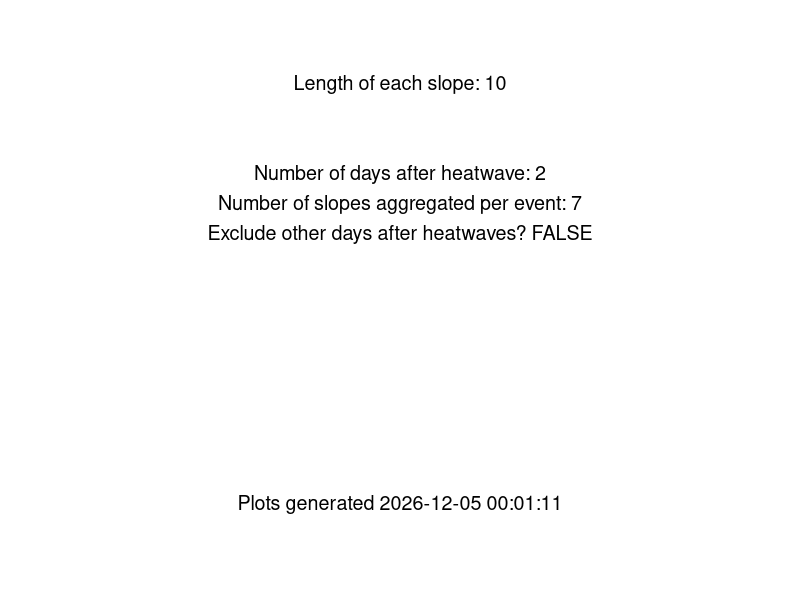

The R script that drew this image: (Note: this script raises an error after producing the figure.)
# Re-run step 3 but with the manual chlorophyll data
# updated in January 2024 to be cleaned up and allow for more flexibility

# manual chlorophyll better represents phytoplankton

# this code is also updated to fix a bug in the slope length,
# where slope length is inclusive of the current day in the rolling window

# step 3, calculate the response of chl to the heatwaves

#### install packages ####
#install and load slider library for rolling window analysis
if (!require(slider)) install.packages('slider')
library(slider) 

if (!require(plyr)) install.packages('plyr')
library(plyr)

if (!require(tidyr)) install.packages('tidyr')
library(tidyr)

if (!require(dplyr)) install.packages('dplyr')
library(dplyr)
library(tidyverse)

if (!require(zoo)) install.packages('zoo')
library(zoo)

if (!require(gganimate)) install.packages('gganimate')
library(gganimate)

if (!require(transformr)) install.packages('transformr')
library(transformr)

if (!require(ggridges)) install.packages('ggridges')
library(ggridges)

if (!require(readxl)) install.packages('readxl')
library(readxl)

if (!require(ggpubr)) install.packages('ggpubr')
library(ggpubr)

#==============================================================================#
#### levers we can pull ####

# slope and percent calculations
slopeLength = 10 # length of the rolling window slope to be calculated

# build in options here for during the heatwave, or at the beginning of the calculated slope

# slope aggregation choices

daysAfter = 2 # time lag of how many days after the heatwave we want to look
numSlopes = 7 # the number of slopes we want to include in analysis

exclude.after.heatwaves = FALSE # if TRUE, excludes slopes for days within 20 days 
# of the heatwave that don't fall within our aggregating window

# timing choices
# change analysis so that we can look during the heatwave, or after the heatwave? 


#==============================================================================#
#### output of settings ####

cur_date_time = format(Sys.time(), "%Y-%m-%d %H:%M:%S")

plot_metadata <- data.frame(slopeLength = paste("Length of each slope: ", slopeLength, sep = ""),
                             time = paste("Plots generated ", cur_date_time, sep = ""), 
                            daysAfter = paste("Number of days after heatwave: ", daysAfter, sep = ""),
                            numSlopes = paste("Number of slopes aggregated per event: ", numSlopes, sep = ""),
                            exclude.after.heatwaves = paste("Exclude other days after heatwaves? ", exclude.after.heatwaves, sep = ""))



# Create a ggplot with the metadata for the data analysis and plot production, 
# including all of the choices made above
metadata_plot <- ggplot() +
  theme_void() +  # Removes axes and other elements
  geom_text(data = plot_metadata, aes(x = 5, y = 5, label = slopeLength),
            size = 5, hjust = 0.5, vjust = -14)+
  geom_text(data = plot_metadata, aes(x = 5, y = 5, label = daysAfter),
            size = 5, hjust = 0.5, vjust = -8)+
  geom_text(data = plot_metadata, aes(x = 5, y = 5, label = numSlopes),
            size = 5, hjust = 0.5, vjust = -6)+
  geom_text(data = plot_metadata, aes(x = 5, y = 5, label = exclude.after.heatwaves),
            size = 5, hjust = 0.5, vjust = -4)+
  geom_text(data = plot_metadata, aes(x = 5, y = 5, label = time),
            size = 5, hjust = 0.5, vjust = 14)
                  

#==============================================================================#
#### loop for the whole code to investigate across combinations ####

# the dataframe looped results will contain the mean values for the specified combinations
looped.results = data.frame(matrix(nrow = 3024, ncol = 15))
names(looped.results) = c("slopeLength", "daysAfter", "numSlopes", 
                          "all.all.other.days", "all.during.heatwave", "all.after.heatwave",
                          "R.all.other.days", "R.during.heatwave", "R.after.heatwave",
                          "L.all.other.days", "L.during.heatwave", "L.after.heatwave",
                          "T.all.other.days", "T.during.heatwave", "T.after.heatwave")
L = 1
for(slopeLength in 3:14){
  for(daysAfter in 0:20){
    for(numSlopes in 3:14){
      
      looped.results$slopeLength[L] = slopeLength
      looped.results$daysAfter[L] = daysAfter
      looped.results$numSlopes[L] = numSlopes




#==============================================================================#
#### read in the data ####
# read in the heatwaves data calculated in the previous step
heatwaves = read.csv("./formatted data/heatwavesdata.csv")

# read in the manual chl data
allData = read.csv("./formatted data/interpolated_manual_chl_for_slopes.csv")

# make a vector of unique lake years
lake_years = unique(allData$lake_year)

#==============================================================================#
#### CALCULATE SLOPES FOR CHLOROPHYLL ####

# cycle through each lake year, fit linear models for each rolling window, then store model slopes
# in the 'slopes' dataframe. Need to initially store the model results in a list

# then, calculate the percent change in chlorophyll relative to the baseline specified above

# Model results are the slopes, originally calculated based on the preceding 7 days

for(i in 1:length(lake_years)){
  
  temp = allData %>% filter(lake_year == lake_years[i]) # temp dataframe for this lake_year
  
  models <- slide(
    temp, 
    ~lm(mean_chl ~ doyCat, data = .x), 
    .before = slopeLength -1, # add the minus one so the slopeLength matches the user input
    .complete = TRUE
  )
  
  temp$chl_slope = NA
  temp$se = NA
  temp$p_value = NA
  temp$r_squared = NA
  
  for(j in 1:nrow(temp)){
    
    model = models[[j]]
    coef <- coefficients(model) 
    # extracting the coefficients from the current model
    
    if(!(is.null(coef))){
      Slope <- coef["doyCat"]
      temp$chl_slope[j] = Slope # pull out the slope from the model
      temp$p_value[j] = summary(model)$coefficients[2,4] 
      temp$se[j] = summary(model)$coefficients["doyCat", "Std. Error"] 
      temp$r_squared[j] = summary(model)$r.squared # pull out r_squared from model
    }
    
    temp$percent_change = 100*temp$chl_slope*slopeLength/lag(temp$mean_chl, slopeLength-1, default = NA)
    temp$chl_baseline = lag(temp$mean_chl, slopeLength-1, default = NA)
  }
  
  if(i ==1){ slopes = temp} # if first iteration, creates slopes, the final dataframe
  
  if(i >1){slopes = rbind(slopes, temp)} # else, appends to slopes 
  
}


# test case to make sure the slide function works as we think it does
# test = slopes[1:7, ]
# summary(lm(test$mean_chl~test$doyCat))
# 



#==============================================================================#
#### SELECT SLOPES IN SPECIFIED WINDOW ####
# currently, the slopes dataframe has daily rolling window slopes for all of the lake_year combinations
# Need to select the slopes just following a heatwave
# heatwave is the date of a heatwave, targLake is the lake, data is our dataset of all the calculated slopes

hwSlopes <- function(heatwaveStart, heatwaveEnd,  targLake, data){
  
  startDate = as.Date(heatwaveEnd)+daysAfter 
  endDate = as.Date(heatwaveEnd)+daysAfter+numSlopes
  
  # filter out the slopes we are interested in
  selected.slopes = data %>% filter(lake == targLake, date >= startDate, date <= endDate)
  
}

# COMMENT
# #==============================================================================#
# #### CALCULATE AVG CHL SLOPES FOLLOWING HEATWAVES ####
# heatwaves$averageSlope = NA
# heatwaves$percentChange = NA
# heatwaves$sdSlope = NA
# heatwaves$sdSlopePercent = NA
# 
# #Using a For Loop
# lengthHW = nrow(heatwaves)
# 
# # take the average slope and calculate the percent change in chlorophyll based on the slope
# 
# for(i in 1:lengthHW){
#   slopes.subset = hwSlopes(heatwaves$date_start[i], heatwaves$date_end[i], heatwaves$lake[i], slopes)
#   
#   # save the mean of the slopes to the heatwaves dataframe
#   heatwaves$averageSlope[i] = mean(slopes.subset$chl_slope, na.rm = TRUE)
#   
#   # save the standard deviation of the slopes to the heatwaves dataframe
#   heatwaves$sdSlope[i] = sd(slopes.subset$chl_slope, na.rm = TRUE)
#   
#   # save the mean of the percent change to the heatwaves dataframe
#   heatwaves$percentChange[i] = mean(slopes.subset$percent_change, na.rm = TRUE)
# }
# 
# # save the static results
# # write.csv(heatwaves, "./results/heatwaves_with_average_slopes_MANUAL_CHL.csv", row.names = FALSE)
# 
# 
# 
# 
# 
# #==============================================================================#
# #### PLOT AVG SLOPES ####
# #results = read.csv("./results/heatwaves_with_average_slopes_MANUAL_CHL.csv")
# 
# 
# results = heatwaves
# 
# #break up by lake by filtering data
# resultsT = results %>% filter(lake == "T")
# resultsL = results %>% filter(lake == "L")
# resultsR = results %>% filter(lake == "R")
# 
# # make sure heatwaves date is a date
# heatwaves = heatwaves %>% mutate(date_start = as.Date(date_start))


#png(filename = "./figures/preliminary figures/R_slopes_2023_02_09", height = 8, width = 11, units = "in", res = 300)

# indHWResp <- ggplot(data = results, aes(x = as.character(date_start), y = percentChange, fill = lake))+
#   geom_bar(stat = "identity", position = "identity", alpha = 0.5, color = "black")+
#   theme_classic()+
#   ylab("percent change in chl")+
#   xlab("start date of heatwave")+
#   ggtitle("Average chl percent change by event")+
#   scale_fill_manual(values = c("R"=  "#4AB5C4", "L" = "#ADDAE3", "T"=  "#BAAD8D"))+
#   theme(axis.text.x = element_text(angle = 45, hjust = 1))+
#   annotate("text",  x=Inf, y = Inf, label = paste("Days after heatwave: ", daysAfter, sep = ""), vjust=1, hjust=1)+
#   annotate("text",  x=Inf, y = Inf, label = paste("Number of slopes averaged per event: ", numSlopes, sep = ""), vjust=2.5, hjust=1)





#==============================================================================#
#### COMPARE DISTRIBUTIONS OVER TIME ####

# We might also consider the distributions of chlorophyll slopes following a heatwave,
# rather than just taking the average for a certain window

# make sure heatwaves date_start and date_end are formatted as dates
heatwaves$date_end = as.Date(heatwaves$date_end)
heatwaves$date_start = as.Date(heatwaves$date_start)
slopes$date = as.Date(slopes$date)
slopes$period = "all other days"

# write slopes to a file
#write.csv(slopes, "./formatted data/slopes_3day.csv", row.names = FALSE)

### This creates a dataframe, all slopes, that has the slopes categorized
# by their time period (during or after a heatwave, or all other days)
# and includes the number of days after the heatwave event (daysAfterLoop) that is considered
# one column, "exclude after heatwaves," are slopes within 40 days after a heatwave
# that are not in the current rolling window

for(daysAfterLoop in 0:20){
  
  # add a column to slopes which indicates whether or not there is a heatwave
  for(i in 1:nrow(heatwaves)){
    start = heatwaves$date_start[i] # start date of the current heatwave
    end = heatwaves$date_end[i] # end date of the current heatwave
    
    # sequence of dates during the heatwave
    dates = seq(start, end, 1)
    
    # excludes dates that are part of rolling window but not currently considered in after heatwave
    # dates that are within 40 days after a heatwave but not in our window for analysis as
    # after heatwave because of our current daysAfterLoop selection.
    # This gets overwrritten in part by "after heatwave" for those dates that are included
    # in analysis
    datesExcluded = seq(end -7, end + 40, 1) 
    
    # dates to be analyzed after the heatwaves
    # this creates a sequence of numbers, from the end of the heatwave plus whatever
    # daysAfterLoop is set to, to that same value plus the numSlopes. So it sets a window daysAfterLooped
    # X number of days after the heatwave
    
    datesAnalyzed = seq(end+daysAfterLoop, end + daysAfterLoop+numSlopes, 1)
    
    # fill the dataframe "period" column with the correct categorization

    # fill the dataframe "period" column with the correct categorization
    slopes = slopes %>% mutate(period = replace(period, date %in% datesExcluded, "exclude after heatwave"))
    slopes = slopes %>% mutate(period = replace(period, date %in% dates, "during heatwave"))
    slopes = slopes %>% mutate(period = replace(period, date %in% datesAnalyzed, "after heatwave"))
    
    slopes$daysAfter = daysAfterLoop
  }
  
  # combine to the main dataframe
  if(daysAfterLoop == 0){
    allSlopes = slopes
  }
  if(daysAfterLoop > 0){
    allSlopes = rbind(allSlopes, slopes)
  }
  
}

# update so that we are not excluding other dates after the heatwave
allSlopes = allSlopes %>% mutate(period = replace(period, period == "exclude after heatwave", "all other days"))


# save the allPercent data to a dataframe
# save interpolated allData data to a dataframe

# write.csv(allData, "./formatted data/allData_interpolated.csv", row.names = FALSE)
# write.csv(allPercent, "./formatted data/results_random_and_heatwaves.csv")

# calculate mean values by period and daysAfter
# across all lakes, this will give the mean slope following all heatwave events
# by time period

mean_df <- allSlopes %>% 
  filter(period != "exclude after heatwave", !is.na(percent_change)) %>% 
  group_by(period, daysAfter) %>% 
  dplyr::summarise(mean_percent_change = mean(percent_change)) 

# round mean values to one decimal place
mean_df$mean_percent_change <- round(mean_df$mean_percent_change, 1)




#==============================================================================#
#### RESPONSE TIMING LINE PLOTS ####

# calculate mean values of percent change for each lake by # of days after heatwave
mean_df <- allSlopes %>% 
  filter( period != "exclude after heatwave", !is.na(percent_change)) %>% 
  group_by(period, daysAfter) %>% 
  dplyr::summarise(mean_percent_change = mean(percent_change), 
                   sd_percent_change = sd(percent_change), 
                   number_percent_change = n(),
                   median_percent_change = median(percent_change)) 

# Peter
mean_dfR <- allSlopes %>% filter(lake == "R") %>% 
  filter(period != "exclude after heatwave", !is.na(percent_change)) %>% 
  group_by(period, daysAfter) %>% 
  dplyr::summarise(mean_percent_change = mean(percent_change), 
                   sd_percent_change = sd(percent_change), 
                   number_percent_change = n()) 

# Paul
mean_dfL <- allSlopes %>% filter(lake == "L") %>% 
  filter( period != "exclude after heatwave", !is.na(percent_change)) %>% 
  group_by(period, daysAfter) %>% 
  dplyr::summarise(mean_percent_change = mean(percent_change), 
                   sd_percent_change = sd(percent_change), 
                   number_percent_change = n()) 

# Tuesday
mean_dfT <- allSlopes %>% filter(lake == "T") %>% 
  filter( period != "exclude after heatwave", !is.na(percent_change)) %>% 
  group_by(period, daysAfter) %>% 
  dplyr::summarise(mean_percent_change = mean(percent_change), 
                   sd_percent_change = sd(percent_change), 
                   number_percent_change = n()) 

#==============================================================================#
#==============================================================================#
#### END OF FOR LOOPS ####

# save results to the looped dataframe
# being careful tp specify daysAfter as the global environment variable
# and not the column

looped.results$all.all.other.days[L] = mean_df %>%
  filter(daysAfter == get("daysAfter", envir=globalenv()) & period == "all other days") %>% 
  pull(mean_percent_change)

looped.results$all.during.heatwave[L] = mean_df %>%
          filter(daysAfter == get("daysAfter", envir=globalenv()) & period == "during heatwave") %>% 
          pull(mean_percent_change)

looped.results$all.after.heatwave[L] = mean_df %>%
  filter(daysAfter == get("daysAfter", envir=globalenv()) & period == "after heatwave") %>% 
  pull(mean_percent_change)

# results for R
looped.results$R.all.other.days[L] = mean_dfR %>%
  filter(daysAfter == get("daysAfter", envir=globalenv()) & period == "all other days") %>% 
  pull(mean_percent_change)

looped.results$R.during.heatwave[L] = mean_dfR %>%
  filter(daysAfter == get("daysAfter", envir=globalenv()) & period == "during heatwave") %>% 
  pull(mean_percent_change)

looped.results$R.after.heatwave[L] = mean_dfR %>%
  filter(daysAfter == get("daysAfter", envir=globalenv()) & period == "after heatwave") %>% 
  pull(mean_percent_change)

# results for L
looped.results$L.all.other.days[L] = mean_dfL %>%
  filter(daysAfter == get("daysAfter", envir=globalenv()) & period == "all other days") %>% 
  pull(mean_percent_change)

looped.results$L.during.heatwave[L] = mean_dfL %>%
  filter(daysAfter == get("daysAfter", envir=globalenv()) & period == "during heatwave") %>% 
  pull(mean_percent_change)

looped.results$L.after.heatwave[L] = mean_dfL %>%
  filter(daysAfter == get("daysAfter", envir=globalenv()) & period == "after heatwave") %>% 
  pull(mean_percent_change)

# results for T
looped.results$T.all.other.days[L] = mean_dfT %>%
  filter(daysAfter == get("daysAfter", envir=globalenv()) & period == "all other days") %>% 
  pull(mean_percent_change)

looped.results$T.during.heatwave[L] = mean_dfT %>%
  filter(daysAfter == get("daysAfter", envir=globalenv()) & period == "during heatwave") %>% 
  pull(mean_percent_change)

looped.results$T.after.heatwave[L] = mean_dfT %>%
  filter(daysAfter == get("daysAfter", envir=globalenv()) & period == "after heatwave") %>% 
  pull(mean_percent_change)

print(L)
L = L+1

    }
  }
}
#==============================================================================#
#==============================================================================#

# combine individual estimates of the mean so we can standardize axes
mean.all.by.lake = rbind(mean_dfR, mean_dfL)
mean.all.by.lake = rbind(mean.all.by.lake, mean_dfT)

# Plot the response over time
All.over.time <- mean_df %>% filter(daysAfter > 0) %>% 
  ggplot(aes( x= daysAfter, y = mean_percent_change, color = period))+
  scale_color_manual(values = c("during heatwave" = "#ff0000", "after heatwave" = "#ffc100", "all other days" = "#88CCEE"))+
  scale_fill_manual(values = c("during heatwave" = "#ff0000", "after heatwave" = "#ffc100", "all other days" = "#88CCEE"))+
  geom_line(size = 1)+
  geom_point()+
  labs(title = "All lakes HW response over time")+
  ylim(min(mean.all.by.lake$mean_percent_change)-10, max(mean.all.by.lake$mean_percent_change)+10)+
 # geom_ribbon(aes(ymin = mean_percent_change - sd_percent_change, ymax = mean_percent_change + sd_percent_change, fill = period), alpha = 0.1)+
  labs(x = "days after heatwave")+
theme_classic()

R.over.time <- mean_dfR %>% filter(daysAfter > 0) %>% 
  ggplot(aes( x= daysAfter, y = mean_percent_change, color = period))+
  geom_line(size = 1)+
  geom_point()+
  labs(x = "days after heatwave")+
  labs(title = "Peter Lake HW response over time")+
  scale_color_manual(values = c("during heatwave" = "#ff0000", "after heatwave" = "#ffc100", "all other days" = "#88CCEE"))+
  ylim(min(mean.all.by.lake$mean_percent_change)-10, max(mean.all.by.lake$mean_percent_change)+10)+
  theme_classic()

L.over.time <- mean_dfL %>% filter(daysAfter > 0) %>% 
  ggplot(aes( x= daysAfter, y = mean_percent_change, color = period))+
  geom_line(size = 1)+
  geom_point()+
  labs(x = "days after heatwave")+
  labs(title = "Paul Lake HW response over time")+
  ylim(min(mean.all.by.lake$mean_percent_change)-10, max(mean.all.by.lake$mean_percent_change)+10)+
  scale_color_manual(values = c("during heatwave" = "#ff0000", "after heatwave" = "#ffc100", "all other days" = "#88CCEE"))+
  theme_classic()

T.over.time <- mean_dfT %>% filter(daysAfter > 0) %>% 
  ggplot(aes( x= daysAfter, y = mean_percent_change, color = period))+
  scale_color_manual(values = c("during heatwave" = "#ff0000", "after heatwave" = "#ffc100", "all other days" = "#88CCEE"))+
  #scale_fill_manual(values = c("during heatwave" = "#ff0000", "after heatwave" = "#ffc100", "all other days" = "#88CCEE"))+
  geom_line(size = 1)+
  geom_point()+
  labs(title = "Tuesday Lake HW response over time")+
  ylim(min(mean.all.by.lake$mean_percent_change)-10, max(mean.all.by.lake$mean_percent_change)+10)+
  #geom_ribbon(aes(ymin = mean_percent_change - sd_percent_change, ymax = mean_percent_change + sd_percent_change, fill = period), alpha = 0.1)+
  labs(x = "days after heatwave")+
  theme_classic()


#==============================================================================#
#### PLOTTING DISTRIBUTIONS ####

# Create a factor variable with the desired order for 'period'
desired_order <- c("after heatwave", "during heatwave", "all other days")

#png("./figures/science in the northwoods figures/Tuesday Lake heatwave results 4 days after.png", height = 7, width = 13, units = "in", res = 600)


Alldist <- allSlopes %>%
  filter(period != "exclude after heatwave", daysAfter == get("daysAfter", envir=globalenv())) %>%
  ggplot(aes(x = percent_change,
             y = factor(period, levels = desired_order),  # Use factor with desired order
             fill = period)) +
  geom_density_ridges(alpha = 0.7,
                      quantile_lines = TRUE,
                      quantile_fun = function(x, ...) median(x), 
                      scale = 2, size = 0.7) +
  geom_density_ridges(alpha = 0.7,
                      quantile_lines = TRUE,
                      quantile_fun = function(x, ...) mean(x), 
                      scale = 2, size = 0.7) +
  geom_text(data = mean_df %>% filter(daysAfter == get("daysAfter", envir=globalenv())),
            aes(x = mean_percent_change,
                y = factor(period, levels = desired_order),  # Use factor with desired order
                label = as.character(round(mean_percent_change, digits = 0))),
            color = "black",
            size = 4,
            vjust = 2) +
  geom_text(data = mean_df %>% filter(daysAfter == get("daysAfter", envir=globalenv())),
            aes(x = -200,
                y = factor(period, levels = desired_order),  # Use factor with desired order
                label = paste("n = ", number_percent_change, sep = "")),
            color = "black",
            size = 4,
            vjust = 2) +
  ylab("") +
  xlab("% change in surface chlorophyll-a")+
  labs(title = "Peter, Paul, Tuesday combined") +
  scale_fill_manual(values = c("during heatwave" = "#ff0000", "after heatwave" = "#ffc100", "all other days" = "#88CCEE")) +  # Specify fill colors for groups
  theme_classic()+
  theme(axis.text=element_text(size=14),
        axis.title=element_text(size=18,face="bold"))+
  annotate("text",  x=Inf, y = Inf, label = paste("Days after heatwave: ", daysAfter, sep = ""), vjust=1, hjust=1)



Tdist <- allSlopes %>%
  filter(lake == "T") %>%
  filter(period != "exclude after heatwave", daysAfter == get("daysAfter", envir=globalenv())) %>%
  ggplot(aes(x = percent_change,
             y = factor(period, levels = desired_order),  # Use factor with desired order
             fill = period)) +
  geom_density_ridges(alpha = 0.7,
                      quantile_lines = TRUE,
                      quantile_fun = function(x, ...) median(x), 
                      scale = 2, size = 0.7) +
  geom_density_ridges(alpha = 0.7,
                      quantile_lines = TRUE,
                      quantile_fun = function(x, ...) mean(x), 
                      scale = 2, size = 0.7) +
  geom_text(data = mean_dfT %>% filter(daysAfter == get("daysAfter", envir=globalenv())),
            aes(x = mean_percent_change,
                y = factor(period, levels = desired_order),  # Use factor with desired order
                label = as.character(round(mean_percent_change, digits = 0))),
            color = "black",
            size = 4,
            vjust = 2) +
  geom_text(data = mean_dfT %>% filter(daysAfter == get("daysAfter", envir=globalenv())),
            aes(x = -200,
                y = factor(period, levels = desired_order),  # Use factor with desired order
                label = paste("n = ", number_percent_change, sep = "")),
            color = "black",
            size = 4,
            vjust = 2) +
  ylab("") +
  xlab("% change in surface chlorophyll-a")+
  labs(title = "Tuesday") +
  scale_fill_manual(values = c("during heatwave" = "#ff0000", "after heatwave" = "#ffc100", "all other days" = "#88CCEE")) +  # Specify fill colors for groups
  theme_classic()+
  theme(axis.text=element_text(size=14),
        axis.title=element_text(size=18,face="bold"))+
  annotate("text",  x=Inf, y = Inf, label = paste("Days after heatwave: ", daysAfter, sep = ""), vjust=1, hjust=1)


#dev.off()

desired_order <- c("after heatwave", "during heatwave", "all other days")



#png("./figures/science in the northwoods figures/Peter Lake heatwave results 4 days after.png", height = 7, width = 13, units = "in", res = 600)

Rdist <- allSlopes %>%
  filter(lake == "R") %>%
  filter(period != "exclude after heatwave", daysAfter == get("daysAfter", envir=globalenv())) %>%
  ggplot(aes(x = percent_change,
             y = factor(period, levels = desired_order),  # Use factor with desired order
             fill = period)) +
  geom_density_ridges(alpha = 0.7,
                      quantile_lines = TRUE,
                      quantile_fun = function(x, ...) median(x), 
                      scale = 2, size = 0.7) +
  geom_density_ridges(alpha = 0.7,
                      quantile_lines = TRUE,
                      quantile_fun = function(x, ...) mean(x), 
                      scale = 2, size = 0.7) +
  geom_text(data = mean_dfR %>% filter(daysAfter == get("daysAfter", envir=globalenv())),
            aes(x = mean_percent_change,
                y = factor(period, levels = desired_order),  # Use factor with desired order
                label = as.character(round(mean_percent_change, digits = 0))),
            color = "black",
            size = 4,
            vjust = 2) +
  geom_text(data = mean_dfR %>% filter(daysAfter == get("daysAfter", envir=globalenv())),
            aes(x = -200,
                y = factor(period, levels = desired_order),  # Use factor with desired order
                label = paste("n = ", number_percent_change, sep = "")),
            color = "black",
            size = 4,
            vjust = 2) +
  ylab("") +
  xlab("% change in surface chlorophyll-a")+
  labs(title = "Peter") +
  scale_fill_manual(values = c("during heatwave" = "#ff0000", "after heatwave" = "#ffc100", "all other days" = "#88CCEE")) +  # Specify fill colors for groups
  theme_classic()+
  theme(axis.text=element_text(size=14),
        axis.title=element_text(size=18,face="bold"))+
  annotate("text",  x=Inf, y = Inf, label = paste("Days after heatwave: ", daysAfter, sep = ""), vjust=1, hjust=1)


#dev.off()

#png("./figures/science in the northwoods figures/Paul Lake heatwave results 4 days after.png", height = 7, width = 13, units = "in", res = 600)


Ldist <- allSlopes %>%
  filter(lake == "L") %>%
  filter(period != "exclude after heatwave", daysAfter == get("daysAfter", envir=globalenv())) %>%
  ggplot(aes(x = percent_change,
             y = factor(period, levels = desired_order),  # Use factor with desired order
             fill = period)) +
  geom_density_ridges(alpha = 0.7,
                      quantile_lines = TRUE,
                      quantile_fun = function(x, ...) median(x), 
                      scale = 2, size = 0.7) +
  geom_density_ridges(alpha = 0.7,
                      quantile_lines = TRUE,
                      quantile_fun = function(x, ...) mean(x), 
                      scale = 2, size = 0.7) +
  geom_text(data = mean_dfL %>% filter(daysAfter == get("daysAfter", envir=globalenv())),
            aes(x = mean_percent_change,
                y = factor(period, levels = desired_order),  # Use factor with desired order
                label = as.character(round(mean_percent_change, digits = 0))),
            color = "black",
            size = 4,
            vjust = 2) +
  geom_text(data = mean_dfL %>% filter(daysAfter == get("daysAfter", envir=globalenv())),
            aes(x = -200,
                y = factor(period, levels = desired_order),  # Use factor with desired order
                label = paste("n = ", number_percent_change, sep = "")),
            color = "black",
            size = 4,
            vjust = 2) + 
  ylab("") +
  xlab("% change in surface chlorophyll-a")+
  labs(title = "Paul") +
  scale_fill_manual(values = c("during heatwave" = "#ff0000", "after heatwave" = "#ffc100", "all other days" = "#88CCEE")) +  # Specify fill colors for groups
  theme_classic()+
  theme(axis.text=element_text(size=14),
        axis.title=element_text(size=18,face="bold"))+
  annotate("text",  x=Inf, y = Inf, label = paste("Days after heatwave: ", daysAfter, sep = ""), vjust=1, hjust=1)


#dev.off()


#==============================================================================#
#### Explanatory plots with average slopes ####

# add the new calculated average slopes to the old exp dataframe
exp = read_xlsx("./formatted data/explanatory_variables_heatwaves.xlsx")

# length of each heatwave
exp$length = as.numeric(exp$end_date - exp$start_date)

# make a new dataframe that only has the columns of results we are interested in for now
priority.results = results %>% select(lake, year, date_start, date_end, percentChange) %>% 
  rename(start_date = date_start, end_date = date_end) %>% 
  mutate(start_date = as.Date(start_date), end_date = as.Date(end_date))

exp = exp %>% select(-comments, -percent_change)

exp = exp %>% full_join(priority.results, by = c("lake", "year", "start_date", "end_date")) %>% 
  rename(percent_change = percentChange)

exp$percent_change = as.numeric(exp$percent_change)


hw.pload <- ggplot(data = exp, aes(x = p_loading_mg_m2, y = abs(percent_change)))+
  geom_point(size = 3, fill = "orangered3", pch = 21)+
  theme_classic()+
  labs(y = "abs. % change in surface chl",  x = "P loading (mg/m2)")


hw.color <- ggplot(data = exp, aes(x = color_m_1, y = abs(percent_change)))+
  geom_point(size = 3, fill = "saddlebrown", pch = 21)+
  theme_classic()+
  labs(y = "abs. % change in surface chl",  x = "water color g440 (m-1)")


# plot of the percent change in chlorophyll seasonally

exp = exp %>% mutate(doy.start = yday(start_date)) %>% 
  mutate(month = month(start_date))

hw.doy.start <- ggplot(data = exp, aes(x = doy.start, y = abs(percent_change), fill = lake))+
  geom_point(size = 3, color = "black", shape = 21, stroke = 1, alpha = 0.7)+
  theme_classic()+
  labs(y = "abs. % change in surface chl", x = "heatwave day of year")+
  scale_fill_manual(values = c("L" = "steelblue2", "R" = "black", "T" = "white"))

hw.length <- ggplot(data = exp, aes(x = length, y = abs(percent_change), fill = lake))+
  geom_point(size = 3, color = "black", shape = 21, stroke = 1, alpha = 0.7)+
  theme_classic()+
  labs(y = "abs. % change in surface chl", x = "heatwave length (days)")+
  scale_fill_manual(values = c("L" = "steelblue2", "R" = "black", "T" = "white"))

#==============================================================================#
#### Example plot of what the heatwave window is looking at ####

#==============================================================================#
#### CREATE PDF OF OUTPUTS ####

pdfName = paste("daysAfter", daysAfter, "slopeLength", slopeLength, sep = "_")

pdf("./figures/sensitivity tests/testing.pdf", height = 6, width = 10)

print(metadata_plot)
print(Alldist)
print(Rdist)
print(Ldist)
print(Tdist)
print(indHWResp)
print(All.over.time)
print(R.over.time)
print(L.over.time)
print(T.over.time)
print(ggarrange(hw.pload, hw.color, hw.doy.start, hw.length, nrow = 2, ncol = 2))

dev.off()





# secondary output that has the raw data plots, all of them with the dates that were analyzed





#==============================================================================#
#### TEST STANDARD ERROR OF SLOPES ####

# cycle through each lake year, fit linear models for each rolling window, then store model slopes
# in the 'slopes' dataframe. Need to initially store the model results in a list
# 
# ses = data.frame(matrix(nrow = 30, ncol = 2))
# names(ses) = c("slopeLength", "mean.se")
# 
# # Model results are the slopes, originally calculated based on the preceding 7 days
# for(slopeLength in 3:30){
#   for(i in 1:length(lake_years)){
#     
#     #print(lake_years[i])
#     temp = allData %>% filter(lake_year == lake_years[i]) # temp dataframe for this lake_year
#     
#     models <- slide(
#       temp, 
#       ~lm(mean_chl ~ doyCat, data = .x), 
#       .before = slopeLength, 
#       .complete = TRUE
#     )
#     
#     temp$chl_slope = NA
#     temp$se = NA
#     temp$p_value = NA
#     temp$r_squared = NA
#     
#     for(j in 1:nrow(temp)){
#       
#       model = models[[j]]
#       coef <- coefficients(model) 
#       # extracting the coefficients from the current model
#       
#       if(!(is.null(coef))){
#         Slope <- coef["doyCat"]
#         temp$chl_slope[j] = Slope # pull out the slope from the model
#         temp$p_value[j] = summary(model)$coefficients[2,4] 
#         temp$se[j] =  summary(model)$coefficients["doyCat", "Std. Error"] 
#         temp$r_squared[j] = summary(model)$r.squared # pull out r_squared from model
#       }
#       
#       
#     }
#     
#     if(i ==1){ slopes = temp} # if first iteration, creates slopes, the final dataframe
#     
#     if(i >1){slopes = rbind(slopes, temp)} # else, appends to slopes 
#     
#     
#   }
#   print(slopeLength)
#   print(mean(slopes$se, na.rm = TRUE))
#   
#   ses$slopeLength[slopeLength] = slopeLength
#   ses$mean.se[slopeLength] = mean(slopes$se, na.rm = TRUE)
#   
# }
# 
# ses$sample_size_component = sqrt(1/(ses$slopeLength - 2))
# ses$data_component = ses$mean.se/ses$sample_size_component
# ses$mean_actual_se = ses$mean.se
# 
# ses = pivot_longer(ses, cols = c("sample_size_component", "data_component", "mean_actual_se"), names_to = "se.component", values_to = "se")
# 
# ggplot(data = ses, aes(x = slopeLength, y = se, color = se.component))+
#   geom_point()+
#   geom_line()+
#   theme_classic()+
#   xlim(min = 3, max = 15)+
#   ylim(min =0 , max = 1)


#==============================================================================#
#### PLOT LOOPED RESULTS ####
ggplot(data = looped.results, aes(x = daysAfter, y = numSlopes, fill = R.all.other.days))+
  geom_tile(color = "black")

ggplot(data = looped.results, aes(x = daysAfter, y = numSlopes, fill = L.after.heatwave))+
  geom_tile(color = "black")

ggplot(data = looped.results, aes(x = daysAfter, y = numSlopes, fill = T.after.heatwave))+
  geom_tile(color = "black")

ggplot(data = looped.results, aes(x = slopeLength, y = numSlopes, fill = L.after.heatwave))+
  geom_tile(color = "black")

ggplot(data = looped.results, aes(x = slopeLength, y = daysAfter, fill = T.after.heatwave))+
  geom_tile(color = "black")

write.csv(looped.results, "./results/sensitivity results/looped results.csv", row.names = FALSE)
